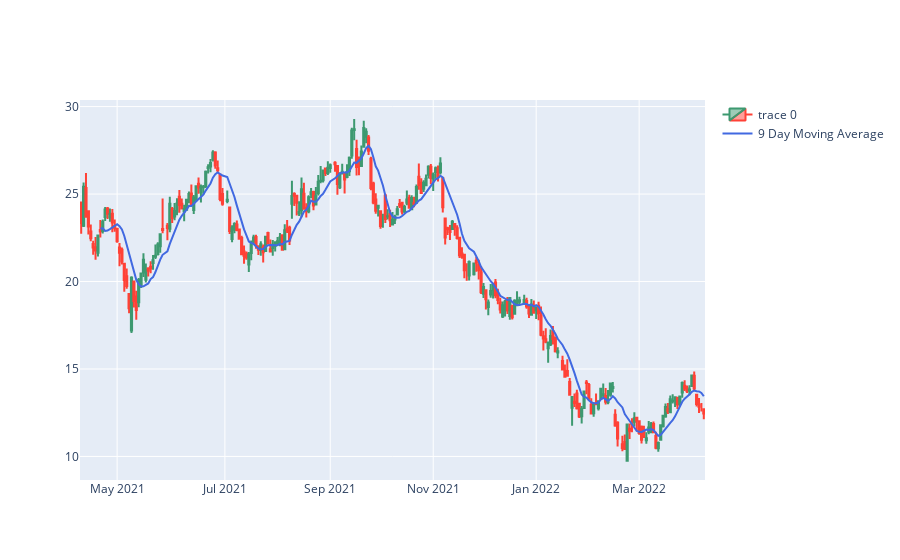

The notebook cell this image was saved under:
### Code cell
fig = go.Figure(data=go.Candlestick(x=df.index, close=df.Close, open=df.Open, high=df.High, low=df.Low))
fig.update_xaxes(
    rangebreaks=[dict(bounds=['sat', 'mon'])]
)
fig.add_traces(go.Scatter(x=df.index, y=df['9ma'], name='9 Day Moving Average', line=dict(color='royalblue')))
fig.update_layout(xaxis_rangeslider_visible=False)
fig.show()

### Figure 1 — Plotly figure (JSON) as saved in the notebook; plotly's stock layout.template omitted (floating-point values rounded to 4 significant figures; data arrays with more than 128 entries replaced by an {"elided": "..."} marker saying what was removed)
{"data": [{"close": {"elided": "254 float values"}, "high": {"elided": "254 float values"}, "low": {"elided": "254 float values"}, "open": {"elided": "254 float values"}, "type": "candlestick", "x": {"elided": "254 str values"}}, {"line": {"color": "royalblue"}, "name": "9 Day Moving Average", "type": "scatter", "x": {"elided": "254 str values"}, "y": {"elided": "254 float values"}}], "layout": {"xaxis": {"rangebreaks": [{"bounds": ["sat", "mon"]}], "rangeslider": {"visible": false}}}}
